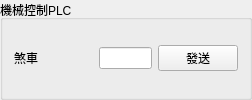
                      <widget class="QGroupBox" name="groupBox_11">
                       <property name="sizePolicy">
                        <sizepolicy hsizetype="Preferred" vsizetype="Preferred">
                         <horstretch>0</horstretch>
                         <verstretch>0</verstretch>
                        </sizepolicy>
                       </property>
                       <property name="title">
                        <string>機械控制PLC</string>
                       </property>
                       <layout class="QVBoxLayout" name="verticalLayout_12">
                        <item>
                         <layout class="QHBoxLayout" name="horizontalLayout_10">
                          <item>
                           <widget class="QLabel" name="label_48">
                            <property name="sizePolicy">
                             <sizepolicy hsizetype="Preferred" vsizetype="Preferred">
                              <horstretch>3</horstretch>
                              <verstretch>0</verstretch>
                             </sizepolicy>
                            </property>
                            <property name="text">
                             <string>煞車</string>
                            </property>
                           </widget>
                          </item>
                          <item>
                           <widget class="QLineEdit" name="lineEdit_manual_plc_mechanical_break">
                            <property name="sizePolicy">
                             <sizepolicy hsizetype="Preferred" vsizetype="Fixed">
                              <horstretch>2</horstretch>
                              <verstretch>0</verstretch>
                             </sizepolicy>
                            </property>
                           </widget>
                          </item>
                          <item>
                           <widget class="QPushButton" name="btn_manual_plc_mechanical_break">
                            <property name="sizePolicy">
                             <sizepolicy hsizetype="Preferred" vsizetype="Fixed">
                              <horstretch>1</horstretch>
                              <verstretch>0</verstretch>
                             </sizepolicy>
                            </property>
                            <property name="text">
                             <string>發送</string>
                            </property>
                           </widget>
                          </item>
                         </layout>
                        </item>
                       </layout>
                      </widget>
